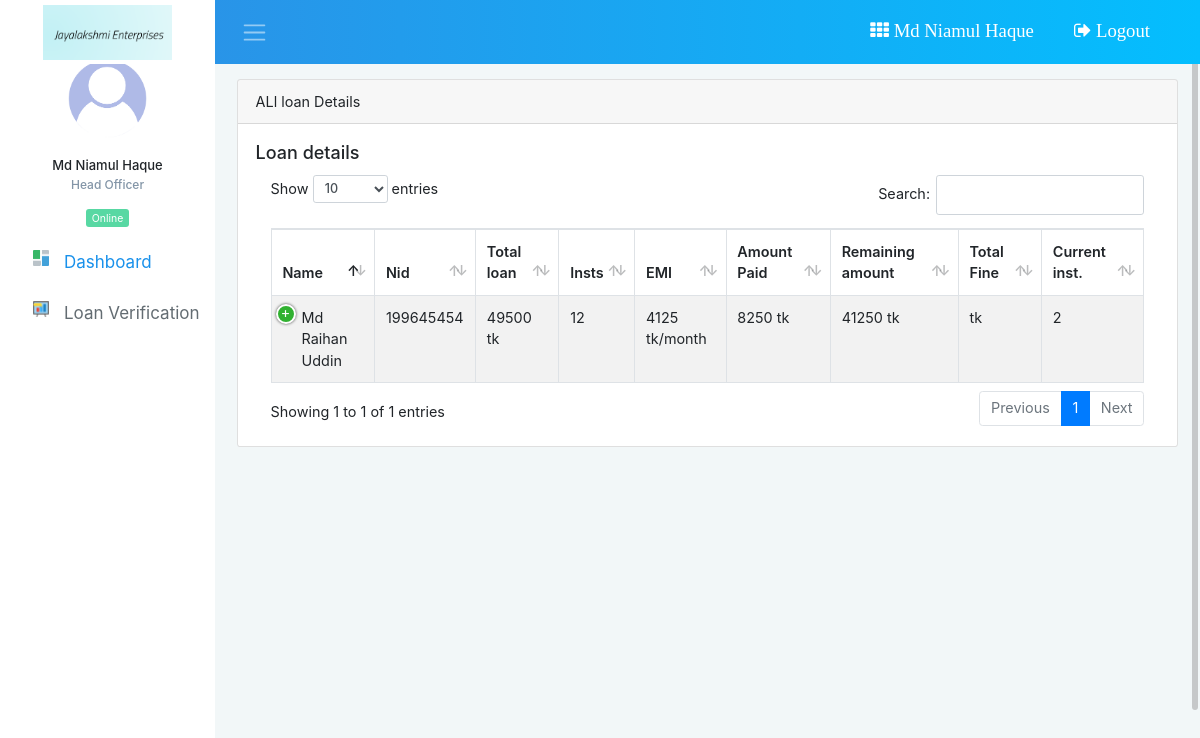
The app's page /loan_status.php (signed in), older data.
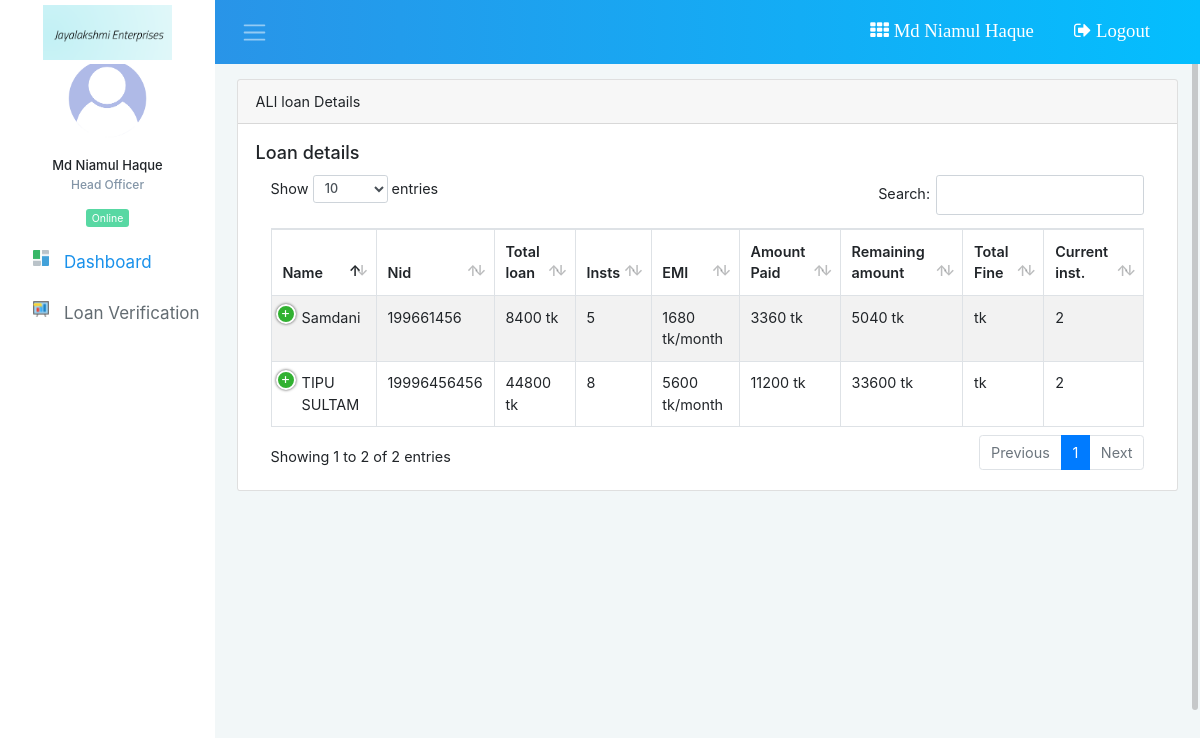
The same page, newer data.
### tables this page shows
CREATE TABLE `tbl_borrower` (
  `id` int(11) NOT NULL,
  `name` varchar(100) NOT NULL,
  `nid` bigint(30) NOT NULL,
  `rejected` int(11) NOT NULL DEFAULT 0,
  `gender` varchar(20) NOT NULL,
  `mobile` varchar(20) NOT NULL,
  `email` varchar(50) NOT NULL,
  `dob` date NOT NULL,
  `address` varchar(255) NOT NULL,
  `working_status` varchar(50) NOT NULL,
  `image` varchar(100) NOT NULL
);

CREATE TABLE `tbl_loan_application` (
  `id` int(11) NOT NULL,
  `b_id` int(11) NOT NULL,
  `status` int(11) NOT NULL DEFAULT 0,
  `name` varchar(100) NOT NULL,
  `expected_loan` bigint(50) NOT NULL,
  `loan_percentage` int(11) NOT NULL,
  `installments` int(11) NOT NULL,
  `total_loan` bigint(50) NOT NULL,
  `emi_loan` int(11) NOT NULL,
  `amount_paid` bigint(50) DEFAULT 0,
  `amount_remain` bigint(50) DEFAULT NULL,
  `current_inst` int(11) DEFAULT 0,
  `remain_inst` int(11) DEFAULT NULL,
  `next_date` date DEFAULT NULL,
  `files` varchar(255) NOT NULL
);

### classes/ManageLoan.php (called while the page is built, shortened)
<?php
$filepath = realpath(dirname(__FILE__));
include_once ($filepath."/../libs/CrudOperation.php");
class ManageLoan
{
	private $db;
	function __construct()
	{
		$this->db = new CrudOperation();
	}
	public function viewLoanApplication()
	{
		$sql = "SELECT tbl_borrower.*, tbl_loan_application.*
			    FROM tbl_borrower
				INNER JOIN tbl_loan_application
				ON tbl_borrower.id = tbl_loan_application.b_id
		 		ORDER BY tbl_loan_application.id DESC";
		$result = $this->db->select($sql);
		return $result;
	}
}
?>

### libs/CrudOperation.php (called while the page is built, shortened)
<?php
$filepath = realpath(dirname(__FILE__));
Class CrudOperation{
	 public $host   = DB_HOST;
	 public $user   = DB_USER;
	 public $pass   = DB_PASS;
	 public $dbname = DB_NAME;
	 public $link;
	private function connectDB(){
		 $this->link = new mysqli($this->host, $this->user, $this->pass,$this->dbname);
	 }
	public function select($query){
	  $result = $this->link->query($query) or die($this->link->error.__LINE__);
		  if($result->num_rows > 0){
		    return $result;
		  }else {
		    return false;
		  }
	 }
}

### loan_status.php (the view, shortened to what this page needs)
<?php
  include_once "inc/header.php";
  include_once "inc/sidebar.php";
?>
<div class="card">
  <div class="card-header">
    ALl loan Details
  </div>
  <div class="card-body">
    	<h5 class="card-title">Loan details</h5>
		<table id="example" class="table table-striped table-bordered table-hover" cellspacing="0" width="100%">
	        <thead>
	            <tr>
	                <th>Name</th>
	                <th>Nid</th>
	                <th>Total loan</th>
	                <th>Insts</th>
	                <th>EMI</th>
	                <th>Amount Paid</th>
	                <th>Remaining amount</th>
	                <th>Total Fine</th>
	                <th>Current inst.</th>
	            </tr>
	        </thead>
	        <tbody>
	        	<?php
	        		$all = $ml->viewLoanApplication();
	        		if ($all) {
	        			while ($row = $all->fetch_assoc()) {
	        	 ?>
	            <tr>
	                <td><?php echo $row['name']; ?></td>
	                <td><?php echo $row['nid']; ?></td>
	                <td><?php echo $row['total_loan']; ?> tk</td>
	                <td><?php echo $row['installments']; ?></td>
	                <td><?php echo $row['emi_loan']; ?> tk/month</td>
	                <td><?php echo $row['amount_paid']; ?> tk</td>
	                <td><?php echo $row['amount_remain']; ?> tk</td>
	                <td><?php  ?> tk</td>
	                <td><?php echo $row['current_inst']; ?></td>
	            </tr>
				<?php
	        			}
	        		}
				 ?>
	        </tbody>
	    </table>
	  </div>
	</div>
<?php
include_once "inc/footer.php";
?>

Row changes from the older to the newer data that the page shows:
removed tbl_borrower: tbl_loan_application.name "Md Raihan Uddin", nid "199645454", tbl_loan_application.total_loan "49500", tbl_loan_application.installments "12", tbl_loan_application.emi_loan "4125", tbl_loan_application.amount_paid "8250", tbl_loan_application.amount_remain "41250", tbl_loan_application.current_inst "2"
added tbl_borrower: tbl_loan_application.name "Samdani", nid "199661456", tbl_loan_application.total_loan "8400", tbl_loan_application.installments "5", tbl_loan_application.emi_loan "1680", tbl_loan_application.amount_paid "3360", tbl_loan_application.amount_remain "5040", tbl_loan_application.current_inst "2"
added tbl_borrower: tbl_loan_application.name "TIPU SULTAM", nid "19996456456", tbl_loan_application.total_loan "44800", tbl_loan_application.installments "8", tbl_loan_application.emi_loan "5600", tbl_loan_application.amount_paid "11200", tbl_loan_application.amount_remain "33600", tbl_loan_application.current_inst "2"
Text that changed along with them:
text written by a page script: "Show entries Search: Showing 1 to 1 of 1 entries Previous 1 Next" → "Show entries Search: Showing 1 to 2 of 2 entries Previous 1 Next"
